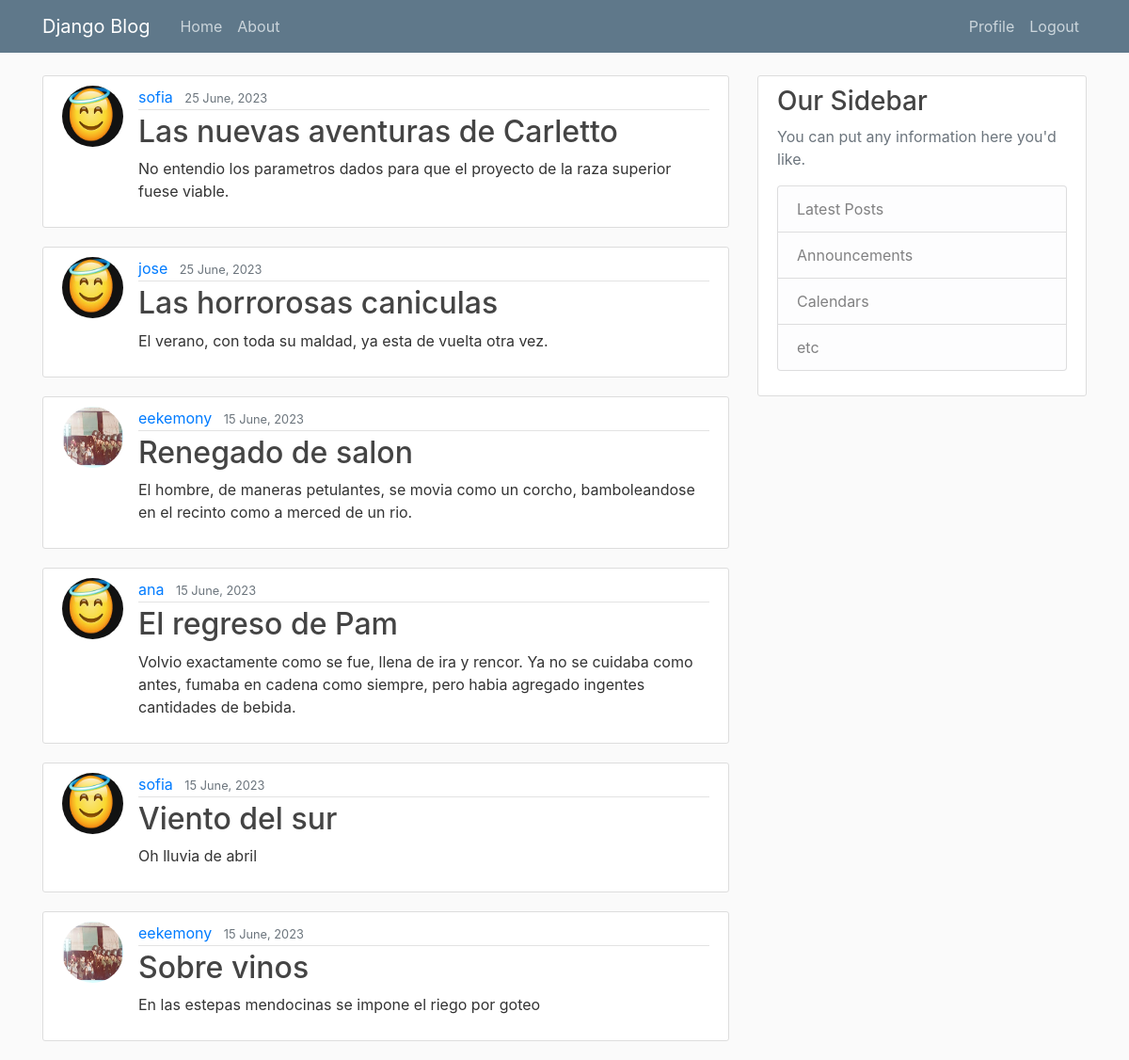
Screenshot of / (signed in) with the database file from the repository.
### blog/models.py (models this page shows, shortened)
class Post(models.Model):
    title = models.CharField(max_length=100)
    content = models.TextField()
    date_posted = models.DateTimeField(default=timezone.now)
    author = models.ForeignKey(User, on_delete=models.CASCADE)

### users/models.py (models this page shows, shortened)
class Profile(models.Model):
    user = models.OneToOneField(User, on_delete=models.CASCADE)
    image = models.ImageField(default='default.jpg', upload_to='profile_pics') #name of directory where profile images will be saved.

### blog/views.py (the view)
# urls.py: path('', PostListView.as_view(), name='casa-blog'),
class PostListView(ListView):
    model = Post
    template_name = 'blog/home.html' #porque sino va por default a blog/post_list.html
    context_object_name = 'cosas' #porque sino por default las ListViews buscan loopear por object_list
    ordering = ['-date_posted'] #ordebar de fecha mas nueva a mas vieja (con el signo -)

### blog/templates/blog/home.html
{% extends "blog/base.html" %}
{% block contenido%}
    {% for cosa in cosas %}
        <article class="media content-section">
            <img src="{{ cosa.author.profile.image.url }}" class="rounded-circle article-img">
            <div class="media-body">
                <div class="article-metadata">
                    <a class="mr-2" href="#">{{ cosa.author }}</a>
                    <small class="text-muted">{{ cosa.date_posted|date:"d F, Y"}}</small>
                </div>
                <h2><a class="article-title" href="{% url 'detalle-posteo' cosa.id %}">{{ cosa.title }}</a></h2>
                <p class="article-content">{{ cosa.content }}</p>
            </div>
        </article>
    {% endfor %}
{% endblock contenido %}

### blog/static/blog/main.css (style rules this page uses)
body { background: #fafafa; color: #333333; margin-top: 5rem; }
h1, h2, h3, h4, h5, h6 { color: #444444; }
.content-section { background: #ffffff; padding: 10px 20px; border: 1px solid #dddddd; border-radius: 3px; margin-bottom: 20px; }
.article-title { color: #444444; }
.article-content { white-space: pre-line; }
.article-img { height: 65px; width: 65px; margin-right: 16px; }
.article-metadata { padding-bottom: 1px; margin-bottom: 4px; border-bottom: 1px solid #e3e3e3 }

### rows the page displays
Post: author.profile.image (placeholder picture), author "sofia", date_posted "25 June, 2023", title "Las nuevas aventuras de Carletto", content "No entendio los parametros dados para que el proyecto de la raza superior fuese viable."
Post: author.profile.image (placeholder picture), author "jose", date_posted "25 June, 2023", title "Las horrorosas caniculas", content "El verano, con toda su maldad, ya esta de vuelta otra vez."
Post: author.profile.image (picture), author "eekemony", date_posted "15 June, 2023", title "Renegado de salon", content "El hombre, de maneras petulantes, se movia como un corcho, bamboleandose en el recinto como a merced de un rio."
Post: author.profile.image (placeholder picture), author "ana", date_posted "15 June, 2023", title "El regreso de Pam", content "Volvio exactamente como se fue, llena de ira y rencor. Ya no se cuidaba como antes, fumaba en cadena como siempre, pero habia agregado ingentes cantidades de bebida."
Post: author.profile.image (placeholder picture), author "sofia", date_posted "15 June, 2023", title "Viento del sur", content "Oh lluvia de abril"
Post: author.profile.image (picture), author "eekemony", date_posted "15 June, 2023", title "Sobre vinos", content "En las estepas mendocinas se impone el riego por goteo"
